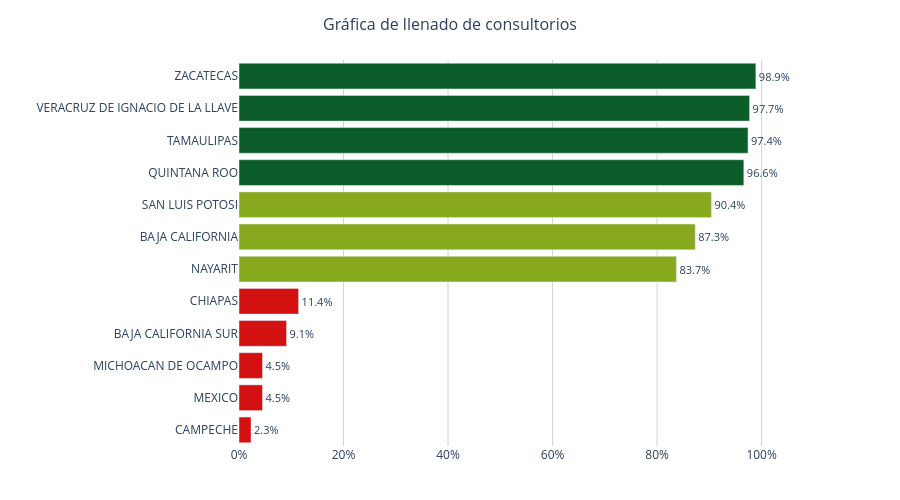

Write notebook code for a chart like this one.
### Code cell
import plotly.graph_objects as go

# Ordenar de menor a mayor para efecto cascada
df_plot = tabla_entidades.sort_values("porcentaje", ascending=True)

# Semáforo de colores
colores = [
    "#0D5D2A" if p >= 95 else
    "#88A91E" if p >= 80 else
    "#F1D54A" if p >= 60 else
    "#D41111"
    for p in df_plot["porcentaje"]
]

fig_cascada = go.Figure()

fig_cascada.add_trace(
    go.Bar(
        x=df_plot["porcentaje"],
        y=df_plot["entidad"],
        orientation="h",
        marker=dict(color=colores),
        text=[f"{p:.1f}%" for p in df_plot["porcentaje"]],
        textposition="outside",
        textfont=dict(size=11),
        hovertemplate="<b>%{y}</b><br>Porcentaje: %{x:.1f}%<extra></extra>",
    )
)

fig_cascada.update_layout(
    title=dict(
        text="Gráfica de llenado de consultorios",
        x=0.5,
        font=dict(size=16)
    ),
    xaxis=dict(
        title="",
        range=[0, 115],
        ticksuffix="%",
        showgrid=True,
        gridcolor="lightgrey"
    ),
    yaxis=dict(
        title="",
        automargin=True
    ),
    plot_bgcolor="white",
    height=500,
    margin=dict(l=20, r=60, t=60, b=40)
)

fig_cascada.show()

### Figure 1 — Plotly figure (JSON) as saved in the notebook; plotly's stock layout.template omitted (floating-point values rounded to 4 significant figures)
{"data": [{"hovertemplate": "<b>%{y}</b><br>Porcentaje: %{x:.1f}%<extra></extra>", "marker": {"color": ["#D41111", "#D41111", "#D41111", "#D41111", "#D41111", "#88A91E", "#88A91E", "#88A91E", "#0D5D2A", "#0D5D2A", "#0D5D2A", "#0D5D2A"]}, "orientation": "h", "text": ["2.3%", "4.5%", "4.5%", "9.1%", "11.4%", "83.7%", "87.3%", "90.4%", "96.6%", "97.4%", "97.7%", "98.9%"], "textfont": {"size": 11}, "textposition": "outside", "type": "bar", "x": [2.3, 4.5, 4.5, 9.1, 11.4, 83.7, 87.3, 90.4, 96.6, 97.4, 97.7, 98.9], "y": ["CAMPECHE", "MEXICO", "MICHOACAN DE OCAMPO", "BAJA CALIFORNIA SUR", "CHIAPAS", "NAYARIT", "BAJA CALIFORNIA", "SAN LUIS POTOSI", "QUINTANA ROO", "TAMAULIPAS", "VERACRUZ DE IGNACIO DE LA LLAVE", "ZACATECAS"]}], "layout": {"height": 500, "margin": {"b": 40, "l": 20, "r": 60, "t": 60}, "plot_bgcolor": "white", "title": {"font": {"size": 16}, "text": "Gráfica de llenado de consultorios", "x": 0.5}, "xaxis": {"gridcolor": "lightgrey", "range": [0, 115], "showgrid": true, "ticksuffix": "%", "title": {"text": ""}}, "yaxis": {"automargin": true, "title": {"text": ""}}}}
